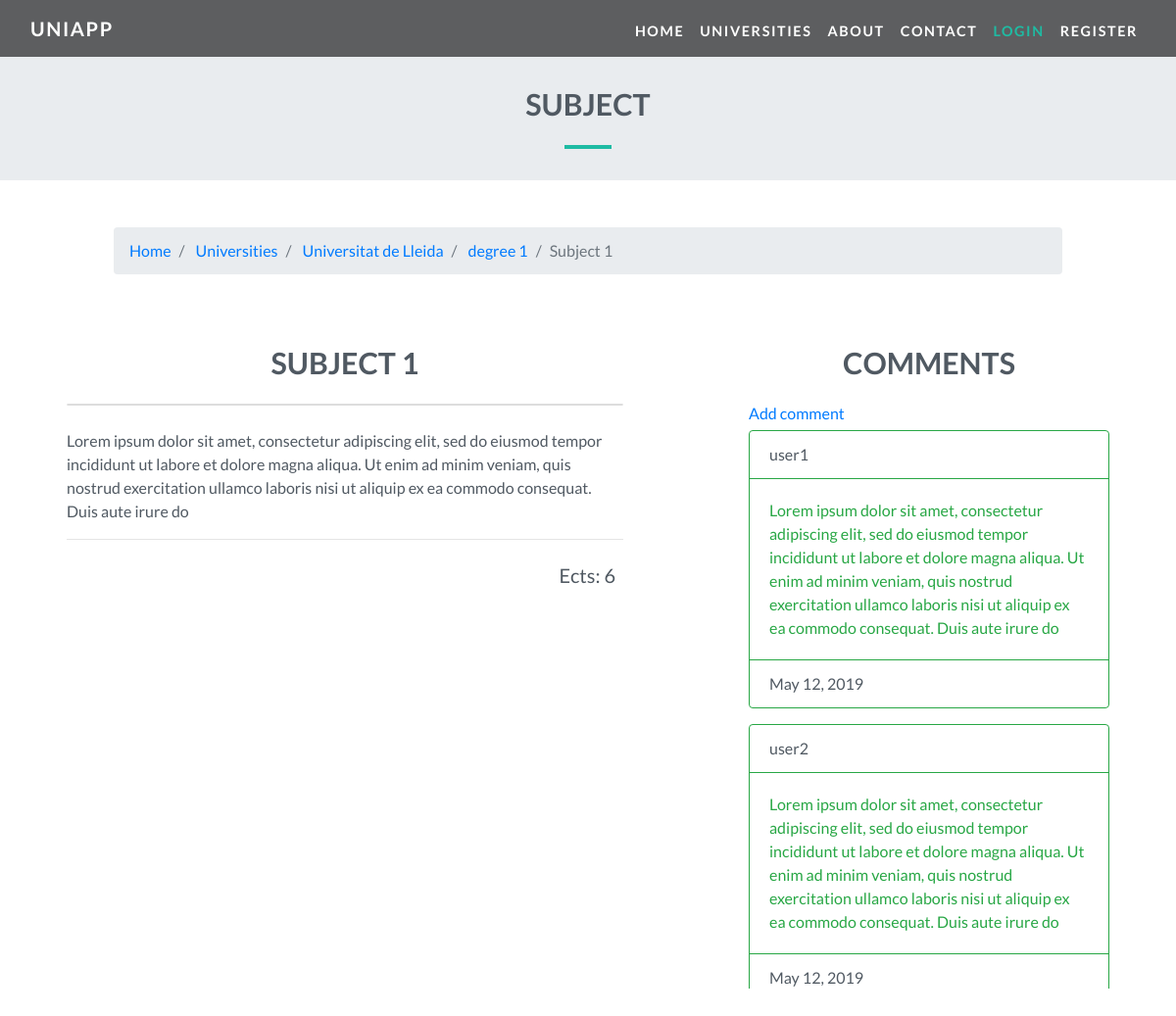
The app's page /degree/1/subject/1/ with its own data.
### univoting/models/course.py (models this page shows, shortened)
class Course(models.Model):
    COURSE_LIST = (
        (1, 'First'),
        (2, 'Second'),
        (3, 'Third'),
        (4, 'Fourth'),
        (5, 'Fifth'),
    )
    degree_id = models.ForeignKey(degree.Degree, on_delete=models.CASCADE)
    subject_id = models.ForeignKey(subject.Subject, on_delete=models.CASCADE)
    course = models.SmallIntegerField(choices=COURSE_LIST)
    class Meta:
        ordering = ['course']
        unique_together = ('degree_id', 'subject_id')

### univoting/models/degree.py (models this page shows, shortened)
class Degree(models.Model):
    MAX_VALUE = 600
    title = models.CharField(validators=[validate_title], max_length=64)
    ects = models.PositiveSmallIntegerField(validators=[MaxValueValidator(MAX_VALUE)], default=240)
    description = models.TextField(default='No description for now.')
    university = models.ForeignKey(University, on_delete=models.CASCADE)
    created_by = models.ForeignKey(User, on_delete=models.CASCADE)

### univoting/models/university.py (models this page shows, shortened)
class University(models.Model):
    name = models.CharField(max_length=64)
    description = models.TextField()
    picture = models.ImageField(default='noimage.png', upload_to='university_pics')
    created_by = models.ForeignKey(User, on_delete=models.CASCADE)
    address = models.CharField(max_length=64, blank=True, null=True)
    zipcode = models.CharField(max_length=12, blank=True, null=True)
    city = models.CharField(max_length=32, blank=True, null=True)
    country = models.CharField(max_length=32, blank=True, null=True)
    lat = models.FloatField(verbose_name='Latitude', validators=[MaxValueValidator(90), MinValueValidator(-90)], blank=True, null=True)
    long = models.FloatField(verbose_name='Longitude', validators=[MaxValueValidator(180), MinValueValidator(-180)], blank=True, null=True)
    '''
    @staticmethod
    def create(name, telephone, location):
        if not isinstance(name, str) or re.match(r'^\s*$', name) or \
                not isinstance(telephone, str) or \
                not isinstance(location, Location):
            raise ValueError
        university = University()
        university.name = name
        university.telephone = telephone
        university.location = location

        return university
    '''

### univoting/models/subject.py (models this page shows, shortened)
class Subject(models.Model):
    MAX_ECTS = 30
    MIN_ECTS = 1
    name = models.CharField(max_length=64, default="New Subject")
    ects = models.PositiveSmallIntegerField(
        validators=[MaxValueValidator(MAX_ECTS), MinValueValidator(MIN_ECTS)],
        default=6)
    description = models.TextField(max_length=250, default="No description added yet")
    review = models.ForeignKey(SubjectReview, null=True, blank=True, on_delete=models.CASCADE)
    created_by = models.ForeignKey(User, on_delete=models.CASCADE)
    _course = models.PositiveSmallIntegerField(null=True, blank=True)
    _degree = models.PositiveIntegerField(null=True, blank=True)

### univoting/models/subject_comment.py (models this page shows, shortened)
class SubjectComment(Comment):
    subject = models.ForeignKey(Subject, on_delete=models.CASCADE)
    author = models.ForeignKey(User, on_delete=models.CASCADE)

### univoting/models/comment.py (models this page shows, shortened)
class Comment(models.Model):
    comment = models.TextField(max_length=250, help_text='Write your opinion here')
    date = models.DateField(default=date.today)

### univoting/views.py (the view)
# urls.py: path('degree/<int:pkd>/subject/<int:pk>/', SubjectDetailView.as_view(), name='subject'),
class SubjectDetailView(DetailView):
    model = Subject
    context_object_name = 'subject'
    template_name = 'univoting/subject.html'
    def get_context_data(self, **kwargs):
        context = super().get_context_data(**kwargs)
        context['title'] = context['subject'].name
        context['comments'] = SubjectComment.objects.filter(subject=context['subject'])
        context['course'] = get_object_or_404(Course, subject_id=context['subject'])
        return context

### univoting/templates/univoting/subject.html (shortened to what this page needs)
{% extends "univoting/base.html" %}
{% load static from staticfiles %}
{% block content %}
  <div class="jumbotron container-fluid">
    <h3 class="heading mt-2 text-center"> Subject </h3>
    <div class="heading-underline"></div>
  </div>
  <div class="row justify-content-md-center">
    <div class="col-md-10">
      <nav aria-label="breadcrumb">
        <ol class="breadcrumb">
          <li class="breadcrumb-item"><a href="{% url 'home' %}">Home</a></li>
          <li class="breadcrumb-item">
            <a href="{% url 'universities' %}">Universities</a>
          </li>
          <li class="breadcrumb-item">
            <a href="{% url 'university' course.degree_id.university.pk %}">
              {{ course.degree_id.university.name }}
            </a>
          </li>
          <li class="breadcrumb-item">
            <a href="{% url 'degree' course.degree_id.pk %}">{{ course.degree_id.title }}</a>
          </li>
          <li class="breadcrumb-item active" aria-current="page">{{ title }}</li>
        </ol>
      </nav>
    </div>
    <div class="col-md-6 mr-5">
      <h3 class="heading mt-2 text-center">{{ subject.name }}</h3>
      <div class="subject-box" id="textbox">
      </div>
      <p class="mt-4">
        {{ subject.description }}
      </p>
      <hr/>
      <h5 class="alignright mt-2 mr-2">Ects: {{ subject.ects }}</h5>
    </div>
    <div class="col-md-4 ml-5">
      <div class="header-content-right">
        <h3 class="heading mt-2 text-center">Comments</h3>
        <a href="{% url 'add-comment' subject.id %}"><h6>Add comment</h6></a>
      </div>
      <div class="scroll-panel">
        {% if not comments %}
          <p class="text-center mt-4 italic-comment">
            There is no comments in this section for now.
          </p>
        {% else %}
          {% for comment in comments %}
            <div class="card border-success mb-3">
              <div class="card-header bg-transparent border-success">
                {{ comment.author }}
              </div>
              <div class="card-body text-success">
                <p class="card-text">
                  {{ comment.comment }}
                </p>
              </div>
              <div class="card-footer bg-transparent border-success">{{ comment.date }}</div>
            </div>
          {% endfor %}
        {% endif %}
      </div>
    </div>
  </div>
{% endblock %}

### assets/style.css (style rules this page uses)
body { overflow-x: hidden; font-family: 'Lato', sans-serif; color: #505962 }
.jumbotron { border-radius: 0; padding: 4rem 0 2rem; }
h3.heading { font-size: 1.9rem; font-weight:700; text-transform: uppercase; padding-bottom: 1rem; padding-top: 1rem; }
.heading-underline { width: 3rem; height: .2rem; background-color: #1EBBA3; margin: 0 auto 0; }
.scroll-panel { height: 51vh; overflow-y: scroll; }
.subject-box { border: 1px solid #ddd; border-radius: 4px; }
.alignright { float: right; }

### assets/fixed.css (style rules this page uses)
[class*="col-"] { padding: 1rem; }
.row, .container-fluid { margin-left: 0px!important; margin-right: 0px!important; }

### records on screen
Course: degree_id.university.name "Universitat de Lleida", degree_id "degree 1"
Subject: name "Subject 1", name "SUBJECT 1", description "Lorem ipsum dolor sit amet, consectetur adipiscing elit, sed do eiusmod tempor incididunt ut labore et dolore magna aliqua. Ut enim ad minim veniam, quis nostrud exercitation ullamco laboris nisi ut aliquip ex ea commodo consequat. Duis aute irure do", ects "6"
SubjectComment: author "user1", comment "Lorem ipsum dolor sit amet, consectetur adipiscing elit, sed do eiusmod tempor incididunt ut labore et dolore magna aliqua. Ut enim ad minim veniam, quis nostrud exercitation ullamco laboris nisi ut aliquip ex ea commodo consequat. Duis aute irure do", date "May 12, 2019"
SubjectComment: author "user2", comment "Lorem ipsum dolor sit amet, consectetur adipiscing elit, sed do eiusmod tempor incididunt ut labore et dolore magna aliqua. Ut enim ad minim veniam, quis nostrud exercitation ullamco laboris nisi ut aliquip ex ea commodo consequat. Duis aute irure do", date "May 12, 2019"
